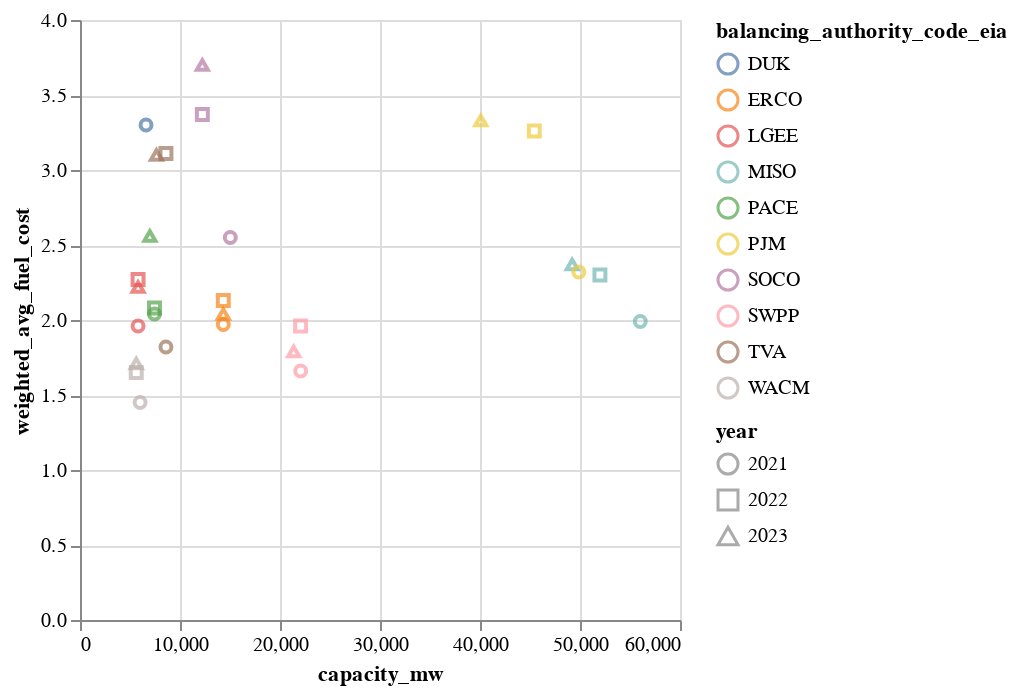

Source (notebook cell):
### Code cell
alt.Chart(yearly_coal_data_btu.query("capacity_mw >= 5000")).mark_point().encode(
    x="capacity_mw",
    y="weighted_avg_fuel_cost",
    shape="year:N",
    color="balancing_authority_code_eia",
    tooltip=["balancing_authority_code_eia", "year", "fraction_gen_null_fuel_cost", "weighted_avg_fuel_cost"]
)

### Figure 1 — Vega-Lite specification as saved in the notebook (floating-point values rounded to 4 significant figures)
{"$schema": "https://vega.github.io/schema/vega-lite/v5.20.1.json", "config": {"view": {"continuousHeight": 300, "continuousWidth": 300}}, "data": {"name": "data-478fb00592c08d1c3503e3c6c0a9f89f"}, "datasets": {"data-478fb00592c08d1c3503e3c6c0a9f89f": [{"balancing_authority_code_eia": "SOCO", "capacity_mw": 12235, "fraction_cap_null_fuel_cost": 0, "fraction_gen_null_fuel_cost": 0, "net_generation_mwh": 38003602, "weighted_avg_fuel_cost": 3.7, "year": 2023}, {"balancing_authority_code_eia": "LGEE", "capacity_mw": 5807, "fraction_cap_null_fuel_cost": 0, "fraction_gen_null_fuel_cost": 0, "net_generation_mwh": 25181897, "weighted_avg_fuel_cost": 2.22, "year": 2023}, {"balancing_authority_code_eia": "SWPP", "capacity_mw": 22064, "fraction_cap_null_fuel_cost": 0, "fraction_gen_null_fuel_cost": 0, "net_generation_mwh": 91995342, "weighted_avg_fuel_cost": 1.66, "year": 2021}, {"balancing_authority_code_eia": "LGEE", "capacity_mw": 5807, "fraction_cap_null_fuel_cost": 0, "fraction_gen_null_fuel_cost": 0, "net_generation_mwh": 26744459, "weighted_avg_fuel_cost": 2.27, "year": 2022}, {"balancing_authority_code_eia": "SWPP", "capacity_mw": 22059, "fraction_cap_null_fuel_cost": 0, "fraction_gen_null_fuel_cost": 0, "net_generation_mwh": 92427573, "weighted_avg_fuel_cost": 1.96, "year": 2022}, {"balancing_authority_code_eia": "DUK", "capacity_mw": 6604, "fraction_cap_null_fuel_cost": 0, "fraction_gen_null_fuel_cost": 0, "net_generation_mwh": 20803166, "weighted_avg_fuel_cost": 3.3, "year": 2021}, {"balancing_authority_code_eia": "SWPP", "capacity_mw": 21367, "fraction_cap_null_fuel_cost": 0, "fraction_gen_null_fuel_cost": 0, "net_generation_mwh": 71710749, "weighted_avg_fuel_cost": 1.79, "year": 2023}, {"balancing_authority_code_eia": "LGEE", "capacity_mw": 5807, "fraction_cap_null_fuel_cost": 0, "fraction_gen_null_fuel_cost": 0, "net_generation_mwh": 27156386, "weighted_avg_fuel_cost": 1.96, "year": 2021}, {"balancing_authority_code_eia": "SOCO", "capacity_mw": 15030, "fraction_cap_null_fuel_cost": 0, "fraction_gen_null_fuel_cost": 0, "net_generation_mwh": 49509191, "weighted_avg_fuel_cost": 2.55, "year": 2021}, {"balancing_authority_code_eia": "SOCO", "capacity_mw": 12235, "fraction_cap_null_fuel_cost": 0, "fraction_gen_null_fuel_cost": 0, "net_generation_mwh": 46066967, "weighted_avg_fuel_cost": 3.37, "year": 2022}, {"balancing_authority_code_eia": "WACM", "capacity_mw": 5625, "fraction_cap_null_fuel_cost": 0.02, "fraction_gen_null_fuel_cost": 0.02, "net_generation_mwh": 28601308, "weighted_avg_fuel_cost": 1.65, "year": 2022}, {"balancing_authority_code_eia": "PACE", "capacity_mw": 7447, "fraction_cap_null_fuel_cost": 0.02, "fraction_gen_null_fuel_cost": 0.02, "net_generation_mwh": 35489020, "weighted_avg_fuel_cost": 2.08, "year": 2022}, {"balancing_authority_code_eia": "WACM", "capacity_mw": 6008, "fraction_cap_null_fuel_cost": 0.01, "fraction_gen_null_fuel_cost": 0.02, "net_generation_mwh": 30494217, "weighted_avg_fuel_cost": 1.45, "year": 2021}, {"balancing_authority_code_eia": "WACM", "capacity_mw": 5625, "fraction_cap_null_fuel_cost": 0.02, "fraction_gen_null_fuel_cost": 0.02, "net_generation_mwh": 27478559, "weighted_avg_fuel_cost": 1.71, "year": 2023}, {"balancing_authority_code_eia": "PACE", "capacity_mw": 7447, "fraction_cap_null_fuel_cost": 0.02, "fraction_gen_null_fuel_cost": 0.02, "net_generation_mwh": 37427121, "weighted_avg_fuel_cost": 2.04, "year": 2021}, {"balancing_authority_code_eia": "PACE", "capacity_mw": 6988, "fraction_cap_null_fuel_cost": 0.02, "fraction_gen_null_fuel_cost": 0.03, "net_generation_mwh": 26989827, "weighted_avg_fuel_cost": 2.56, "year": 2023}, {"balancing_authority_code_eia": "MISO", "capacity_mw": 51992, "fraction_cap_null_fuel_cost": 0.12, "fraction_gen_null_fuel_cost": 0.14, "net_generation_mwh": 218116502, "weighted_avg_fuel_cost": 2.3, "year": 2022}, {"balancing_authority_code_eia": "MISO", "capacity_mw": 56030, "fraction_cap_null_fuel_cost": 0.16, "fraction_gen_null_fuel_cost": 0.19, "net_generation_mwh": 245529656, "weighted_avg_fuel_cost": 1.99, "year": 2021}, {"balancing_authority_code_eia": "MISO", "capacity_mw": 49219, "fraction_cap_null_fuel_cost": 0.18, "fraction_gen_null_fuel_cost": 0.21, "net_generation_mwh": 181774743, "weighted_avg_fuel_cost": 2.37, "year": 2023}, {"balancing_authority_code_eia": "TVA", "capacity_mw": 8594, "fraction_cap_null_fuel_cost": 0.21, "fraction_gen_null_fuel_cost": 0.25, "net_generation_mwh": 26692823, "weighted_avg_fuel_cost": 1.82, "year": 2021}, {"balancing_authority_code_eia": "TVA", "capacity_mw": 7644, "fraction_cap_null_fuel_cost": 0.23, "fraction_gen_null_fuel_cost": 0.28, "net_generation_mwh": 22001997, "weighted_avg_fuel_cost": 3.1, "year": 2023}, {"balancing_authority_code_eia": "TVA", "capacity_mw": 8594, "fraction_cap_null_fuel_cost": 0.21, "fraction_gen_null_fuel_cost": 0.29, "net_generation_mwh": 24530985, "weighted_avg_fuel_cost": 3.11, "year": 2022}, {"balancing_authority_code_eia": "PJM", "capacity_mw": 40080, "fraction_cap_null_fuel_cost": 0.46, "fraction_gen_null_fuel_cost": 0.43, "net_generation_mwh": 112551109, "weighted_avg_fuel_cost": 3.33, "year": 2023}, {"balancing_authority_code_eia": "PJM", "capacity_mw": 45431, "fraction_cap_null_fuel_cost": 0.46, "fraction_gen_null_fuel_cost": 0.48, "net_generation_mwh": 151310036, "weighted_avg_fuel_cost": 3.26, "year": 2022}, {"balancing_authority_code_eia": "PJM", "capacity_mw": 49885, "fraction_cap_null_fuel_cost": 0.57, "fraction_gen_null_fuel_cost": 0.55, "net_generation_mwh": 169294027, "weighted_avg_fuel_cost": 2.32, "year": 2021}, {"balancing_authority_code_eia": "ERCO", "capacity_mw": 14330, "fraction_cap_null_fuel_cost": 0.75, "fraction_gen_null_fuel_cost": 0.74, "net_generation_mwh": 72976251, "weighted_avg_fuel_cost": 2.13, "year": 2022}, {"balancing_authority_code_eia": "ERCO", "capacity_mw": 14330, "fraction_cap_null_fuel_cost": 0.75, "fraction_gen_null_fuel_cost": 0.74, "net_generation_mwh": 76471999, "weighted_avg_fuel_cost": 1.97, "year": 2021}, {"balancing_authority_code_eia": "ERCO", "capacity_mw": 14330, "fraction_cap_null_fuel_cost": 0.75, "fraction_gen_null_fuel_cost": 0.77, "net_generation_mwh": 62331147, "weighted_avg_fuel_cost": 2.04, "year": 2023}]}, "encoding": {"color": {"field": "balancing_authority_code_eia", "type": "nominal"}, "shape": {"field": "year", "type": "nominal"}, "tooltip": [{"field": "balancing_authority_code_eia", "type": "nominal"}, {"field": "year", "type": "quantitative"}, {"field": "fraction_gen_null_fuel_cost", "type": "quantitative"}, {"field": "weighted_avg_fuel_cost", "type": "quantitative"}], "x": {"field": "capacity_mw", "type": "quantitative"}, "y": {"field": "weighted_avg_fuel_cost", "type": "quantitative"}}, "mark": {"type": "point"}}
